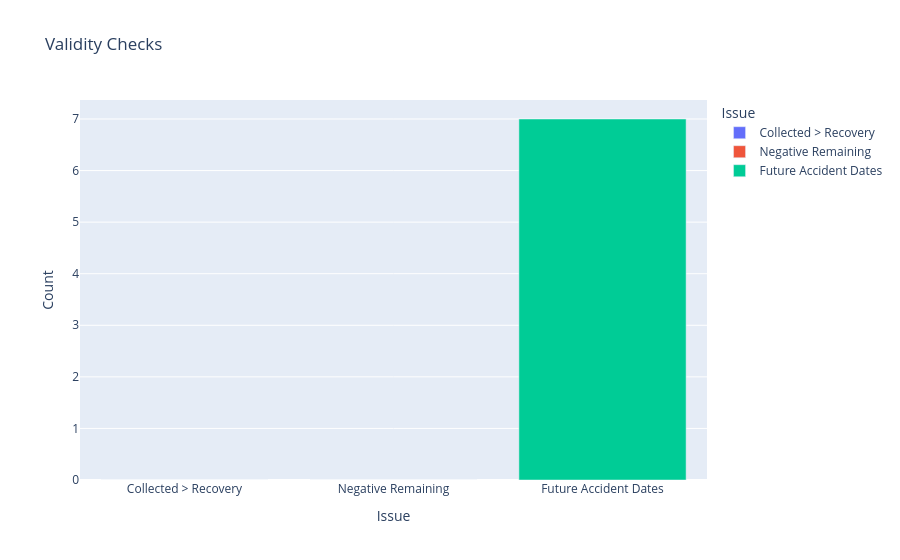

This figure's notebook cell:
### Code cell
fig = px.bar(

    validity,

    x="Issue",

    y="Count",

    color="Issue",

    title="Validity Checks"

)

fig.show()

### Figure 1 — Plotly figure (JSON) as saved in the notebook; plotly's stock layout.template omitted (floating-point values rounded to 4 significant figures)
{"data": [{"alignmentgroup": "True", "hovertemplate": "Issue=%{x}<br>Count=%{y}<extra></extra>", "legendgroup": "Collected > Recovery", "marker": {"color": "#636efa", "pattern": {"shape": ""}}, "name": "Collected > Recovery", "offsetgroup": "Collected > Recovery", "orientation": "v", "showlegend": true, "textposition": "auto", "type": "bar", "x": ["Collected > Recovery"], "xaxis": "x", "y": [0], "yaxis": "y"}, {"alignmentgroup": "True", "hovertemplate": "Issue=%{x}<br>Count=%{y}<extra></extra>", "legendgroup": "Negative Remaining", "marker": {"color": "#EF553B", "pattern": {"shape": ""}}, "name": "Negative Remaining", "offsetgroup": "Negative Remaining", "orientation": "v", "showlegend": true, "textposition": "auto", "type": "bar", "x": ["Negative Remaining"], "xaxis": "x", "y": [0], "yaxis": "y"}, {"alignmentgroup": "True", "hovertemplate": "Issue=%{x}<br>Count=%{y}<extra></extra>", "legendgroup": "Future Accident Dates", "marker": {"color": "#00cc96", "pattern": {"shape": ""}}, "name": "Future Accident Dates", "offsetgroup": "Future Accident Dates", "orientation": "v", "showlegend": true, "textposition": "auto", "type": "bar", "x": ["Future Accident Dates"], "xaxis": "x", "y": [7], "yaxis": "y"}], "layout": {"barmode": "relative", "legend": {"title": {"text": "Issue"}, "tracegroupgap": 0}, "title": {"text": "Validity Checks"}, "xaxis": {"anchor": "y", "categoryarray": ["Collected > Recovery", "Negative Remaining", "Future Accident Dates"], "categoryorder": "array", "domain": [0, 1], "title": {"text": "Issue"}}, "yaxis": {"anchor": "x", "domain": [0, 1], "title": {"text": "Count"}}}}
